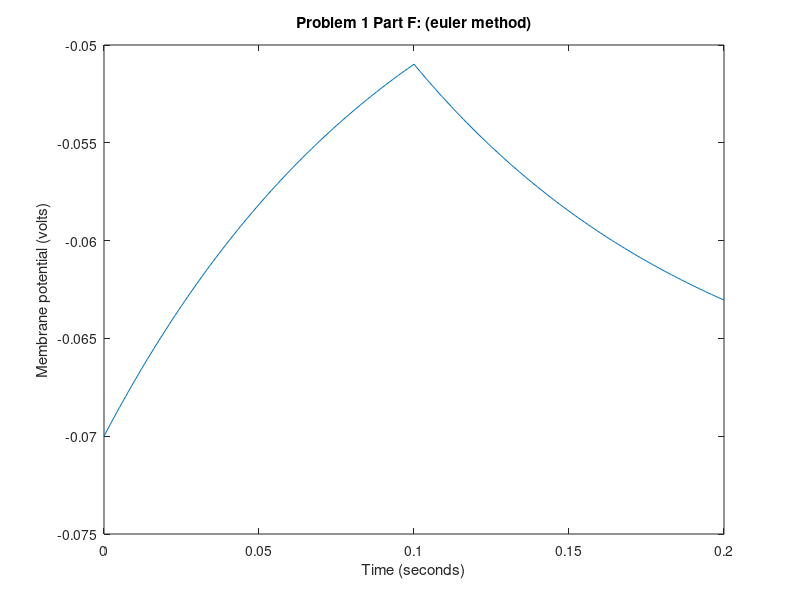

This figure's MATLAB source:
I_on = 3.0 * 10^-10; % injected current in amps
I_on_time = 0.0; % injected current on time in sec
I_off_time = 0.10; % injected current off time in sec
R = 100*10^6; % membrane resistence in ohms
C = 1000*10^-12; % membrane capacitence in farads
v_rest = -0.07; % resting voltage in volts
t_start = I_on_time; % start time for numerical integration
t_end = 0.2; % end time for numerical integration
dt = 0.001; % time step for numerical intergration (seconds)

%set up vectors to store results and populate the initial value
vm = [v_rest]; % initial voltage is resting voltage
time = [t_start]; % initial time is t_start

%euler method y_{n+1} = y_n + hf(t_n,y_n)
%where hf = dt
%f(t_n,y_n) = ((I_on(t_n) - (vm(t_n) - vrest) / R )) / C
for t = 1:floor((t_end-t_start)/dt)
    step_time = t*dt; % calculate current step time
    time = [time step_time]; % store the current time step into our
                             % results array
                             
    if (t-1)*dt >= I_off_time % calculate the previous time step I_o
        I_o = 0; % I_o shoudl be 0 if we are after off time
    else
        I_o = I_on; % else set to I_on
    end
    
    % TODO: determine the next vm using Euler's method here
    
    step_vm = vm(end) + dt * (I_o - (vm(end)- v_rest)/R)/C;
    vm = [vm step_vm]; % store result in the arrayend
    
end

% graph plot
plot(time, vm); % plot graph with values in time as x and vm as y

% Specify the title, x label, and y label of the plots
title('Problem 1 Part F: (euler method)')
xlabel('Time (seconds)')
ylabel('Membrane potential (volts)')
%ylim([-0.08 -0.03]);